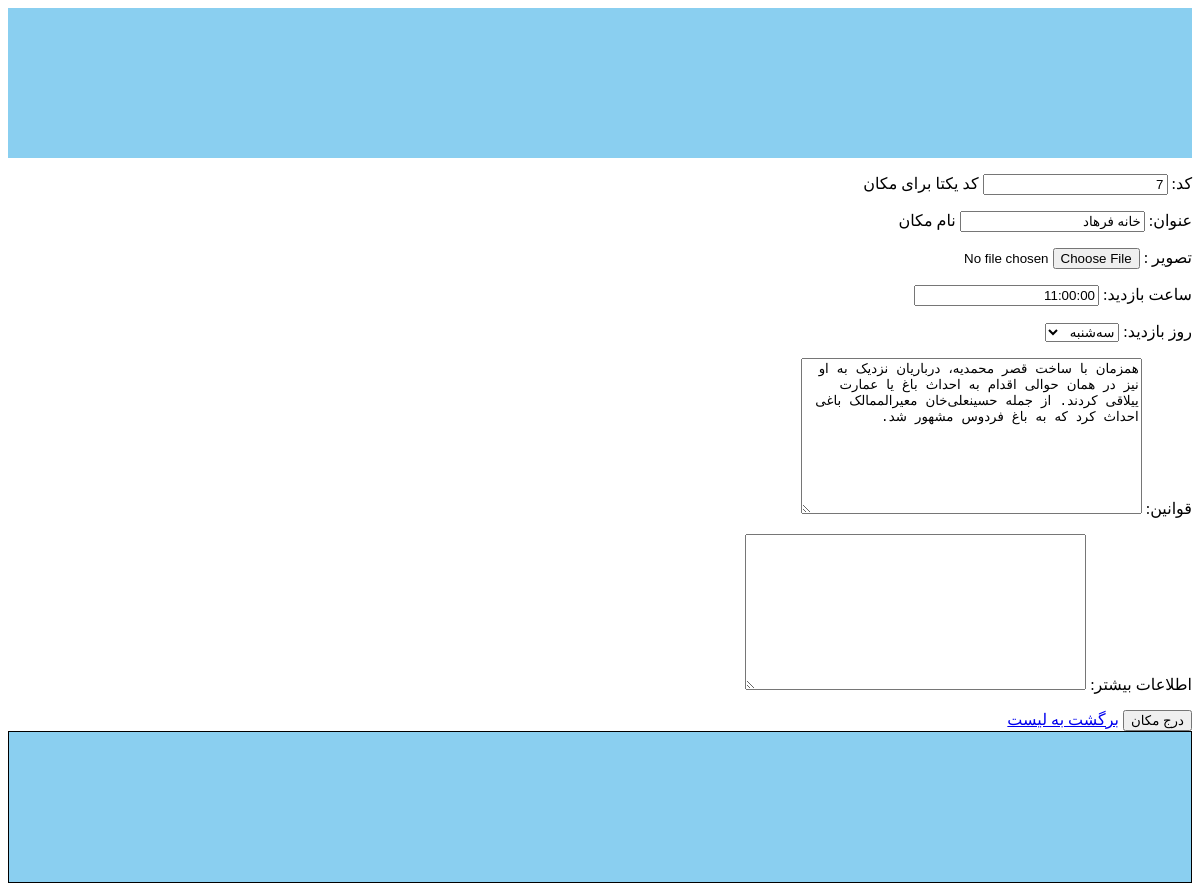
/introduction/update/7, run on the app's committed database.
### apps/introduction/models.py (models this page shows, shortened)
class Place (models.Model):
    code = models.CharField(max_length=50 , unique=True , help_text='کد یکتا برای مکان',verbose_name='کد')
    title = models.CharField(max_length=50 , help_text='نام مکان',verbose_name='عنوان')
    main_image = models.ImageField(upload_to='places/main_image', blank=True ,null=True,verbose_name='تصویر ')
    visiting_hours = models.CharField(max_length=255 , blank=True , null=True , verbose_name='ساعت بازدید')
    OPEN_DAY_CHOISES = [
        ('sat', 'شنبه'),
        ('sun', 'یک‌شنبه'),
        ('mon', 'دوشنبه'),
        ('tue', 'سه‌شنبه'),
        ('wed', 'چهارشنبه'),
        ('thu', 'پنج‌شنبه'),
        ('fri', 'جمعه'),
    ]
    open_days = models.CharField(max_length=100, choices=OPEN_DAY_CHOISES ,blank=True,null=True,verbose_name='روز بازدید')
    regulations = models.TextField(blank=True , null=True ,verbose_name='قوانین')
    more_info = models.TextField(blank=True,null=True,verbose_name='اطلاعات بیشتر')
    created_at = models.DateTimeField(auto_now_add=True,verbose_name='تاریخ ثبت مکان')

### apps/introduction/views.py (the view)
# urls.py: path('update/<int:pk>',PlaceUpdate.as_view(),name='PlaceUpdate'),
class PlaceUpdate(UpdateView):
    model=Place
    fields='__all__'
    success_url='/introduction/list/'

### templates/introduction/Place_form.html (shortened to what this page needs)
{% extends 'base.html' %}
{% block content %}
    <form action="" method="post">
        {{form.as_p}}
        <input type="submit" value="درج مکان">
        <a href="{% url 'Placelist' %}">برگشت به لیست</a>
    </form>
{% endblock content %}

### static/css/style.css (style rules this page uses)
body { direction: rtl; }

### data on the page
Place: code "7", title "خانه فرهاد", visiting_hours "11:00:00", open_days "سه‌شنبه", regulations "همزمان با ساخت قصر محمدیه، درباریان نزدیک به او نیز در همان حوالی اقدام به احداث باغ یا عمارت ییلاقی کردند. از جمله حسینعلی‌خان معیرالممالک باغی احداث کرد که به باغ فردوس مشهور شد."
